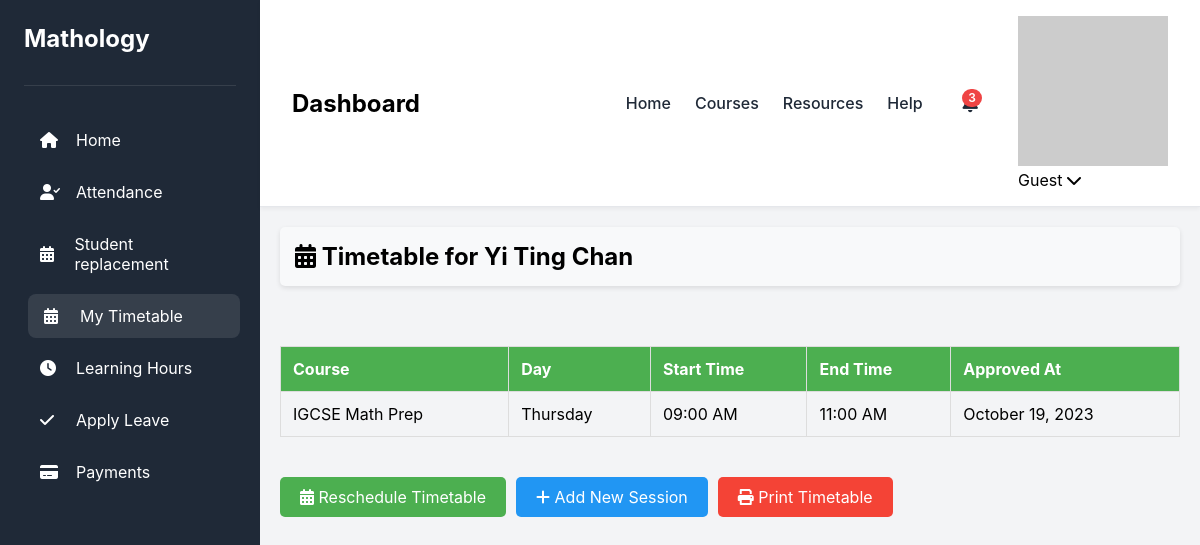
The page /Pages/client/student_timetable.php?student_id=10 on the database its author committed.
### tables this page shows
CREATE TABLE `students` (
  `student_id` int(11) NOT NULL,
  `Last_Name` varchar(50) DEFAULT NULL,
  `First_Name` varchar(50) DEFAULT NULL,
  `Gender` tinyint(1) DEFAULT NULL,
  `DOB` date DEFAULT NULL,
  `School_Syllabus` text DEFAULT NULL,
  `School_Intake` varchar(20) DEFAULT NULL,
  `Current_School_Grade` text DEFAULT NULL,
  `School` varchar(100) DEFAULT NULL,
  `Mathology_Level` text DEFAULT NULL,
  `enrollment_date` date DEFAULT NULL,
  `status` enum('active','inactive','graduated') DEFAULT 'active',
  `How_Did_You_Heard_About_Us` varchar(100) DEFAULT NULL
);

CREATE TABLE `student_timetable` (
  `id` int(11) NOT NULL,
  `course` varchar(100) NOT NULL,
  `day` varchar(10) NOT NULL,
  `start_time` time NOT NULL,
  `end_time` time NOT NULL,
  `approved_at` timestamp NOT NULL DEFAULT current_timestamp(),
  `status` enum('active','cancelled') DEFAULT 'active',
  `student_course_id` int(11) NOT NULL
);

CREATE TABLE `courses` (
  `course_id` int(11) NOT NULL,
  `course_name` varchar(100) NOT NULL,
  `description` text DEFAULT NULL,
  `level` varchar(50) DEFAULT NULL,
  `created_at` timestamp NOT NULL DEFAULT current_timestamp()
);

### Pages/client/student_timetable.php (the view, shortened to what this page needs)
<?php
include '../setting.php';
$student_id = $_SESSION['student_id'] ?? $_GET['student_id'] ?? null;
$sql = "SELECT
            st.id,
            s.First_Name,
            s.Last_Name,
            c.course_name as course,
            st.day,
            TIME_FORMAT(st.start_time, '%h:%i %p') as start_time,
            TIME_FORMAT(st.end_time, '%h:%i %p') as end_time,
            DATE_FORMAT(st.approved_at, '%M %d, %Y') as approved_at
        FROM student_timetable st
        JOIN student_courses sc ON st.student_course_id = sc.student_course_id
        JOIN Students s ON sc.student_id = s.student_id
        JOIN courses c ON sc.course_id = c.course_id
        WHERE s.student_id = ?
        ORDER BY FIELD(st.day, 'Monday', 'Tuesday', 'Wednesday', 'Thursday', 'Friday'), st.start_time";
$stmt = $conn->prepare($sql);
$stmt->bind_param("i", $student_id);
$stmt->execute();
$result = $stmt->get_result();
$student_sql = "SELECT First_Name, Last_Name FROM Students WHERE student_id = ?";
$student_stmt = $conn->prepare($student_sql);
$student_stmt->bind_param("i", $student_id);
$student_stmt->execute();
$student_info = $student_stmt->get_result()->fetch_assoc();
?>
<!DOCTYPE html>
<html lang="en">
<head>
    <link rel="stylesheet" href="../../styles/common.css">
    <link rel="stylesheet" href="../../styles/timtable.css">
    <link rel="stylesheet" href="https://cdnjs.cloudflare.com/ajax/libs/font-awesome/6.0.0/css/all.min.css">
</head>
<body>
    <div class="dashboard-container">
        <aside class="sidebar">
            <div class="logo-container">
                <h2>Mathology</h2>
            </div>
            <nav class="side-nav">
                <a href="dashboardclient.php" class="nav-item">
                    <i class="fas fa-home"></i>
                    <span>Home</span>
                </a>
                <a href="attendanceclient.php" class="nav-item">
                    <i class="fas fa-user-check"></i>
                    <span>Attendance</span>
                </a>
                <a href="student_reschedule.php" class="nav-item">
                    <i class="fas fa-calendar-alt"></i>
                    <span>Student replacement</span>
                </a>
                <a href="student_timetable.php" class="nav-item active">
                    <i class="fas fa-calendar-alt"></i>
                    <span>My Timetable</span>
                </a>
                <a href="learninghours.php" class="nav-item">
                    <i class="fas fa-clock"></i>
                    <span>Learning Hours</span>
                </a>
                <a href="leave.php" class="nav-item">
                    <i class="fas fa-check"></i>
                    <span>Apply Leave</span>
                </a>
                <a href="payment.php" class="nav-item">
                    <i class="fas fa-credit-card"></i>
                    <span>Payments</span>
                </a>
            </nav>
        </aside>
        <main class="main-content">
            <?php require("../includes/Top_Nav_Bar.php"); ?>
            <div class="student-header">
                <h2>
                    <i class="fas fa-calendar-alt"></i>
                    Timetable for <?= htmlspecialchars($student_info['First_Name'] . ' ' . $student_info['Last_Name']) ?>
                </h2>
            </div>
            <div class="timetable-container">
                <?php if ($result && $result->num_rows > 0): ?>
                    <table class="timetable">
                        <thead>
                            <tr>
                                <th>Course</th>
                                <th>Day</th>
                                <th>Start Time</th>
                                <th>End Time</th>
                                <th>Approved At</th>
                            </tr>
                        </thead>
                        <tbody>
                            <?php while ($row = $result->fetch_assoc()): ?>
                                <tr>
                                    <td><?= htmlspecialchars($row['course']) ?></td>
                                    <td><?= htmlspecialchars($row['day']) ?></td>
                                    <td><?= htmlspecialchars($row['start_time']) ?></td>
                                    <td><?= htmlspecialchars($row['end_time']) ?></td>
                                    <td><?= htmlspecialchars($row['approved_at']) ?></td>
                                </tr>
                            <?php endwhile; ?>
                        </tbody>
                    </table>
                <?php endif; ?>
            </div>
            <div class="action-buttons">
                <a href="timetable_reschedule.php?student_id=<?= $student_id ?>" class="btn btn-primary">
                    <i class="fas fa-calendar-alt"></i> Reschedule Timetable
                </a>
                <a href="timetable_add.php?student_id=<?= $student_id ?>" class="btn btn-secondary">
                    <i class="fas fa-plus"></i> Add New Session
                </a>
                <?php if ($result && $result->num_rows > 0): ?>
                    <a href="print_timetable.php?student_id=<?= $student_id ?>" class="btn btn-danger" target="_blank">
                        <i class="fas fa-print"></i> Print Timetable
                    </a>
                <?php endif; ?>
            </div>
        </main>
    </div>
</body>
</html>

### Styles/common.css (style rules this page uses)
:root { --primary-color: #4f46e5; --secondary-color: #818cf8; --background-color: #f3f4f6; --sidebar-color: #1f2937; --text-color: #1f2937; --text-light: #6b7280; --border-color: #e5e7eb; --white: #ffffff; --event-color-1: #fef3c7; --event-color-2: #dcfce7; --event-color-3: #dbeafe; --transition-speed: 0.3s; }
* { margin: 0; padding: 0; box-sizing: border-box; font-family: 'Inter', sans-serif; }
.dashboard-container { display: flex; min-height: 100vh; }
.sidebar { width: 260px; background-color: var(--sidebar-color); color: var(--white); padding: 1.5rem; display: flex; flex-direction: column; transition: all var(--transition-speed) ease; box-shadow: 2px 0 8px rgba(0, 0, 0, 0.1); }
.logo-container { display: flex; align-items: center; gap: 1rem; padding-bottom: 2rem; border-bottom: 1px solid rgba(255, 255, 255, 0.1); }
.side-nav { margin-top: 2rem; display: flex; flex-direction: column; gap: 0.5rem; }
.nav-item { display: flex; align-items: center; gap: 1rem; padding: 0.75rem 1rem; color: var(--white); text-decoration: none; border-radius: 0.5rem; transition: all var(--transition-speed) ease; position: relative; overflow: hidden; }
.nav-item:hover, .nav-item.active { background-color: rgba(255, 255, 255, 0.1); transform: translateX(4px); }
.nav-item i { width: 20px; transition: transform var(--transition-speed) ease; }
.main-content { flex: 1; background-color: var(--background-color); display: flex; flex-direction: column; }

### Styles/timtable.css (style rules this page uses)
.timetable { padding : 40px; }
td { padding : 20px; text-align: center; }

### Pages/client/student_timetable.php (style rules this page uses)
.timetable-container { margin: 20px; overflow-x: auto; }
.timetable { width: 100%; border-collapse: collapse; margin-top: 20px; }
.timetable th, .timetable td { border: 1px solid #ddd; padding: 12px; text-align: left; }
.timetable th { background-color: #4CAF50; color: white; }
.student-header { margin: 20px; padding: 15px; background-color: #f8f9fa; border-radius: 5px; box-shadow: 0 2px 5px rgba(0,0,0,0.1); }
.action-buttons { margin: 20px; display: flex; gap: 10px; }
.btn { padding: 10px 20px; border: none; border-radius: 5px; cursor: pointer; font-size: 16px; text-decoration: none; display: inline-block; text-align: center; }
.btn-primary { background-color: #4CAF50; color: white; }
.btn-secondary { background-color: #2196F3; color: white; }
.btn-danger { background-color: #f44336; color: white; }

### rows shown on the page
students: First_Name+Last_Name "Yi Ting Chan"
student_timetable: courses.course_name "IGCSE Math Prep", day "Thursday", start_time "09:00 AM", end_time "11:00 AM", approved_at "October 19, 2023"

### other values the page prints
$userName "Guest"
